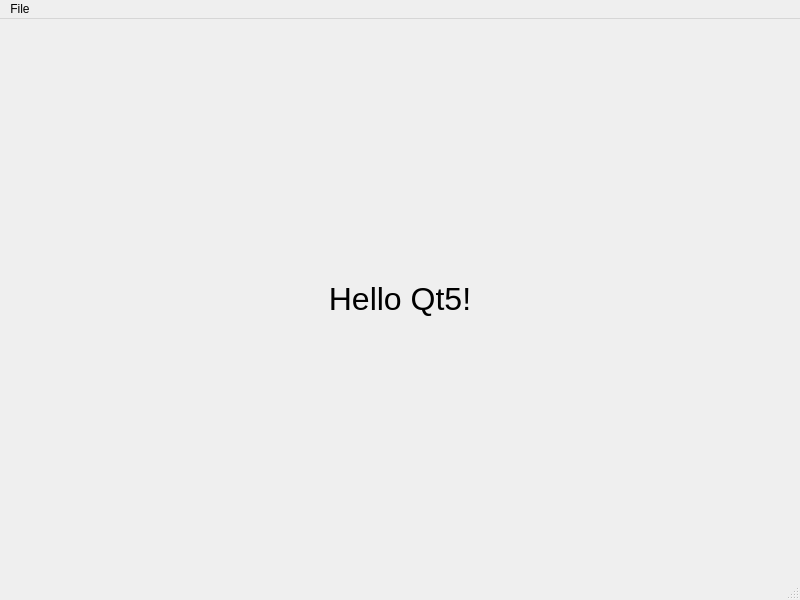
<?xml version="1.0" encoding="UTF-8"?>
<ui version="4.0">
 <class>MainWindow</class>
 <widget class="QMainWindow" name="MainWindow">
  <property name="geometry">
   <rect>
    <x>0</x>
    <y>0</y>
    <width>800</width>
    <height>600</height>
   </rect>
  </property>
  <property name="windowTitle">
   <string>MainWindow</string>
  </property>
  <widget class="QWidget" name="centralwidget">
   <layout class="QVBoxLayout" name="verticalLayout">
    <item>
     <widget class="QLabel" name="label">
      <property name="font">
       <font>
        <pointsize>24</pointsize>
       </font>
      </property>
      <property name="text">
       <string>Hello Qt5!</string>
      </property>
      <property name="alignment">
       <set>Qt::AlignCenter</set>
      </property>
     </widget>
    </item>
   </layout>
  </widget>
  <widget class="QMenuBar" name="menubar">
   <property name="geometry">
    <rect>
     <x>0</x>
     <y>0</y>
     <width>800</width>
     <height>21</height>
    </rect>
   </property>
   <widget class="QMenu" name="menuFile">
    <property name="title">
     <string>File</string>
    </property>
    <addaction name="actionOpen"/>
   </widget>
   <addaction name="menuFile"/>
  </widget>
  <widget class="QStatusBar" name="statusbar"/>
  <action name="actionOpen">
   <property name="text">
    <string>Open</string>
   </property>
  </action>
 </widget>
 <resources/>
 <connections/>
</ui>
